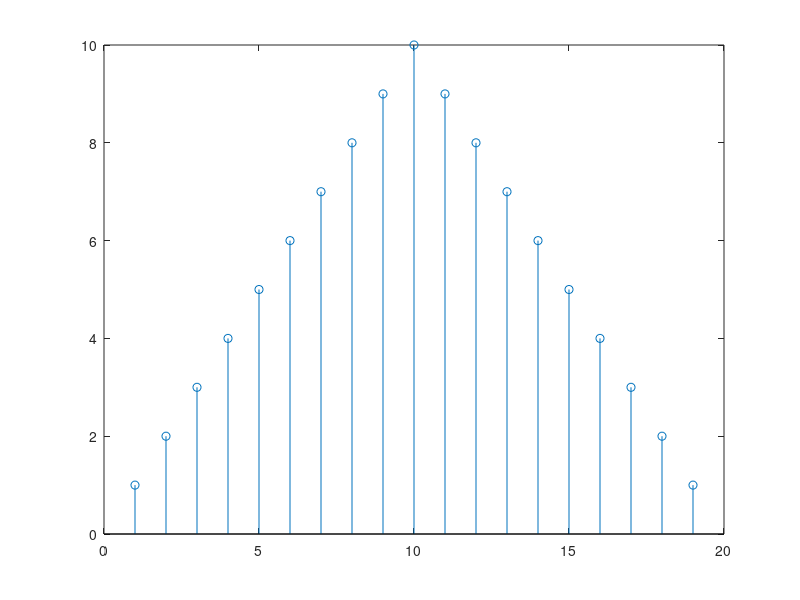

Source code (MATLAB): (Note: this script raises an error after producing the figure.)
%esame vitali
clear all
close all

k = 0.5;
b = [(1-k),k];

% prova segnale sinusoidale
%  Fc = 8000;
%  Tc = 1/Fc;
%  N = 100;
%  tx = 0:Tc:(N-1)*Tc;
%  f = 100;
%  x = cos(2*pi*f*tx);
%  plot(tx,x);

x = [1,2,3,4,5,6,7,8,9,10,9,8,7,6,5,4,3,2,1]; %segnale triangolare
% tx = 0:2:2*(length(x)-1);
% figure;stem(tx,x);
figure; stem(x); hold on

y_i = funzione1(x,k,2);
stem(y_i,'ro');

% y2 = filter(b,1,x);
% diff = y2 - y_i; %diff = 0 -> implementazione corretta
% 
% y_i(:,1) = []; %cancellazione primo elemento 
% 
% ty_i = 1:2:2*length(y_i);
% 
% hold on;stem(ty_i,y_i);





